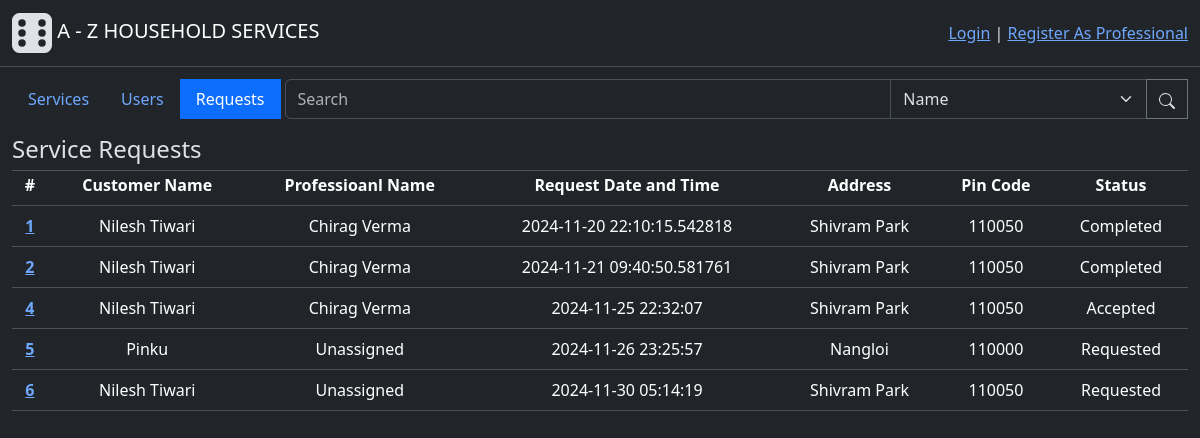
The page /admin/requests on the database as committed earlier.
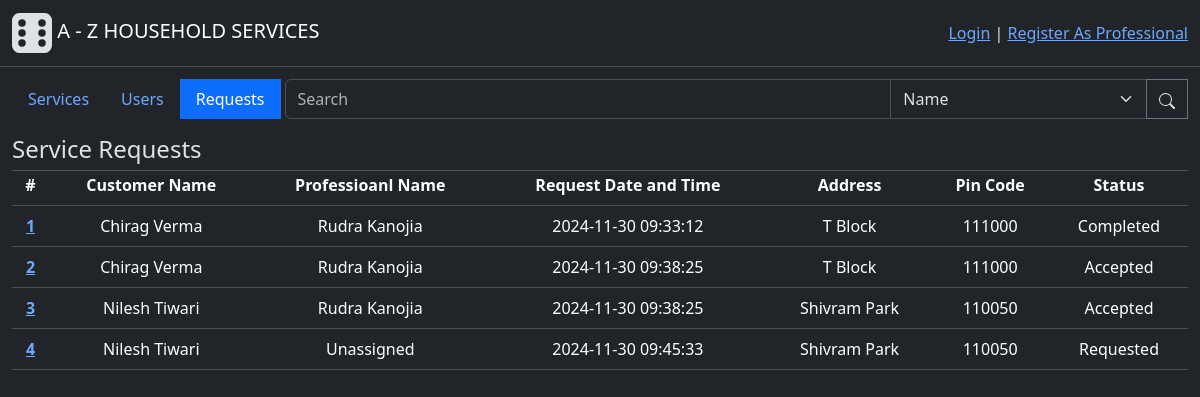
The same page on the database as committed later.
### backend/modals.py (models this page shows, shortened)
class ServiceRequest(db.Model):
    id = db.Column(db.Integer(), primary_key=True)
    service_id = db.Column(db.Integer(), db.ForeignKey("service.id"), nullable=False) # Foreign Key - Service table
    customer_id = db.Column(db.Integer(), db.ForeignKey("user.id"), nullable=False) #Foreign key - from User(Customer) table
    professional_id = db.Column(db.Integer(), db.ForeignKey("professional.id")) # Foreign Key - Professional table, One professional for one job
    start_date = db.Column(db.DateTime(), nullable=False, default=datetime.now().replace(microsecond=0)) # datetime.now():get current time
    end_date = db.Column(db.DateTime())
    status = db.Column(db.Integer(), nullable=False, default=0) # 0-requested, 1-accepted, 2-completed at users-end, 3-completed at professionals-end
    rating = db.Column(db.Integer()) # Mandatory to give ratings for closing the job
    remarks = db.Column(db.String(500))
    professional = db.relationship("Professional", backref="service_requests", lazy=True)
    def get_professional(self):
        professional = self.professional
        if professional:
            return professional.user.name
        else:
            return "Unassigned"
    def get_status(self):
        status = self.status
        if status == 0:
            return "Requested"
        elif status == 1:
            return "Accepted"
        else:
            return "Completed"

class User(db.Model, UserMixin):
    id = db.Column(db.Integer(), primary_key=True)
    email = db.Column(db.String(60), unique=True, nullable=False)
    password = db.Column(db.String(), nullable=False)
    role = db.Column(db.Integer(), nullable=False, default=1) # 0-Admin, 1-Customer, 2-Professional
    name = db.Column(db.String(30), nullable=False)
    address = db.Column(db.String(100), nullable=False)
    pincode = db.Column(db.Integer(), nullable=False)
    status = db.Column(db.Integer(), nullable=False, default=1) # 0-inactive, 1-active
    rating = db.Column(db.Integer(), default=0)
    service_requests = db.relationship("ServiceRequest", cascade="all, delete", backref="customer", lazy=True) # For accessing all the service requests created by a user(customer)
    professional_info = db.relationship("Professional", cascade="all, delete", backref="user", uselist=False) # one to one relation for accessing futher professional info

### backend/controllers.py (the view)
@app.route("/admin/requests", methods=["GET", "POST"])
def requests_tab_page():
    button_state = 2
    requests = ServiceRequest.query.all()
    return render_template("requests_tab.html", button_state=button_state, requests=requests)

### templates/requests_tab.html
{% extends "admin_dashboard.html" %}
{% block subcontent %}
<h4 style="margin-bottom: -10px;" class="h4 text-start mt-3">Service Requests</h4>
<hr style="margin-bottom:  -10px;" class="divider">
{% if requests %}
    <table class="table mt-1">
        <thead>
        <tr>
            <th scope="col">#</th>
            <th scope="col">Customer Name</th>
            <th scope="col">Professioanl Name</th>
            <th scope="col">Request Date and Time</th>
            <th scope="col">Address</th>
            <th scope="col">Pin Code</th>
            <th scope="col">Status</th>
        </tr>
        </thead>
        <tbody>
            {% for request in requests %}
                <tr>
                    <th scope="row">
                        <a href="{{ url_for('service_request_info', id=request.id)}}">
                            {{request.id}}
                        </a>
                    </th>
                    <td>{{request.customer.name}}</td>
                    <td>{{request.get_professional()}}</td>
                    <td>{{request.start_date}}</td>
                    <td>{{request.customer.address}}</td>
                    <td>{{request.customer.pincode}}</td>
                    <td>{{request.get_status()}}</td>
                </tr>
            {% endfor %}
        </tbody>
    </table>
{% else %}
    <div class="h5 mt-3">Currently there are no jobs.</div>
{% endif %}
{% endblock %}

### templates/admin_dashboard.html (shortened to what this page needs)
{% extends "base.html" %}
{% block content %}
    <div class="main">
        <div class="d-flex">
                <div>
                    <ul class="nav nav-pills" >
                        <li class="nav-item">
                            <form action="{{ url_for('admin_page', button_state=0) }}" method="POST">
                                <button style="border-radius: 0;" class="nav-link {{'active' if button_state==0}}" type="submit">Services</button>
                            </form>
                        </li>
                        <li class="nav-item">
                            <form action="{{ url_for('admin_page', button_state=1) }}" method="POST">
                                <button style="border-radius: 0;" class="nav-link {{'active' if button_state==1}}" type="submit">Users</button>
                            </form>
                        </li>
                        <li class="nav-item">
                            <form action="{{ url_for('admin_page', button_state=2) }}" method="POST">
                                <button style="border-radius: 0;" class="nav-link {{'active' if button_state==2}}" type="submit">Requests</button>
                            </form>
                        </li>
                    </ul>
                </div>
                <form class="flex-grow-1" action="{{url_for('admin_search', button_state=button_state)}}" method="POST">
                    <div class="input-group">
                        <input name="search_text" style="height: 40px; width: 400px;" type="text" class="form-control ms-1" placeholder="Search">
                        <select name="filter_option" class="form-select" aria-label="Default select example">
                            <option selected value="name">Name</option>
                        </select>
                        <button style="border-radius: 0;" class="btn btn-outline-secondary" type="submit" id="button-addon2">
                            <img  src="/static/image/icons/search.svg">
                        </button>
                    </div>
                </form>
        </div>
         {% block subcontent %}
         {% endblock %}
    </div>
    <div style="height: 1000px;"></div>
{% endblock %}

### templates/base.html (shortened to what this page needs)
<!doctype html>
<html lang="en" data-bs-theme="dark">
  <head>
    <link href="https://cdn.jsdelivr.net/npm/bootstrap@5.3.3/dist/css/bootstrap.min.css" rel="stylesheet">
    <link href="/static/styles/general.css" rel="stylesheet">
  </head>
  <body>
    <div class="header">
        <nav class="navbar bg-dark border-bottom border-body" data-bs-theme="dark"">
            <div class="container-fluid">
                <a class="navbar-brand" href="{{ url_for('home_page')}}">
                    <img src="/static/image/icons/logo.svg">
                    A - Z HOUSEHOLD SERVICES
                </a>
                {% if current_user.is_authenticated %}
                  <div>
                    <a class="active" href="{{ url_for('user_info') }}">Welcome, {{ current_user.capitalised_name() }}</a>
                    |
                    <a class="active" href="{{ url_for('logout') }}">Logout</a>
                  </div>
                {% else %}
                  <div>
                    <a class="active"  href="{{ url_for('login_page') }}">Login</a>
                    |
                    <a class="active"  href="{{ url_for('professional_signup_page') }}">Register As Professional</a>
                  </div>
                {% endif %}
            </div>
        </nav>
    </div>
    {% block content %}
    {% endblock %}
  </body>
</html>

### static/styles/general.css (style rules this page uses)
.main { margin: 1%; text-align: center; }

Rows that differ between the two databases and show on the page:
removed ServiceRequest: id "5", customer.name "Pinku", get_professional "Unassigned", start_date "2024-11-26 23:25:57", customer.address "Nangloi", customer.pincode "110000", get_status "Requested"
removed ServiceRequest: id "6", customer.name "Nilesh Tiwari", get_professional "Unassigned", start_date "2024-11-30 05:14:19", customer.address "Shivram Park", customer.pincode "110050", get_status "Requested"
changed ServiceRequest "Completed": customer.name "Nilesh Tiwari" → "Chirag Verma"; get_professional "Chirag Verma" → "Rudra Kanojia"; start_date "2024-11-20 22:10:15.542818" → "2024-11-30 09:33:12"; customer.address "Shivram Park" → "T Block"; customer.pincode "110050" → "111000"
changed ServiceRequest id 2: customer.name "Nilesh Tiwari" → "Chirag Verma"; get_professional "Chirag Verma" → "Rudra Kanojia"; start_date "2024-11-21 09:40:50.581761" → "2024-11-30 09:38:25"; customer.address "Shivram Park" → "T Block"; customer.pincode "110050" → "111000"; get_status "Completed" → "Accepted"
added ServiceRequest: id "3", customer.name "Nilesh Tiwari", get_professional "Rudra Kanojia", start_date "2024-11-30 09:38:25", customer.address "Shivram Park", customer.pincode "110050", get_status "Accepted"
changed ServiceRequest id 4: get_professional "Chirag Verma" → "Unassigned"; start_date "2024-11-25 22:32:07" → "2024-11-30 09:45:33"; get_status "Accepted" → "Requested"
